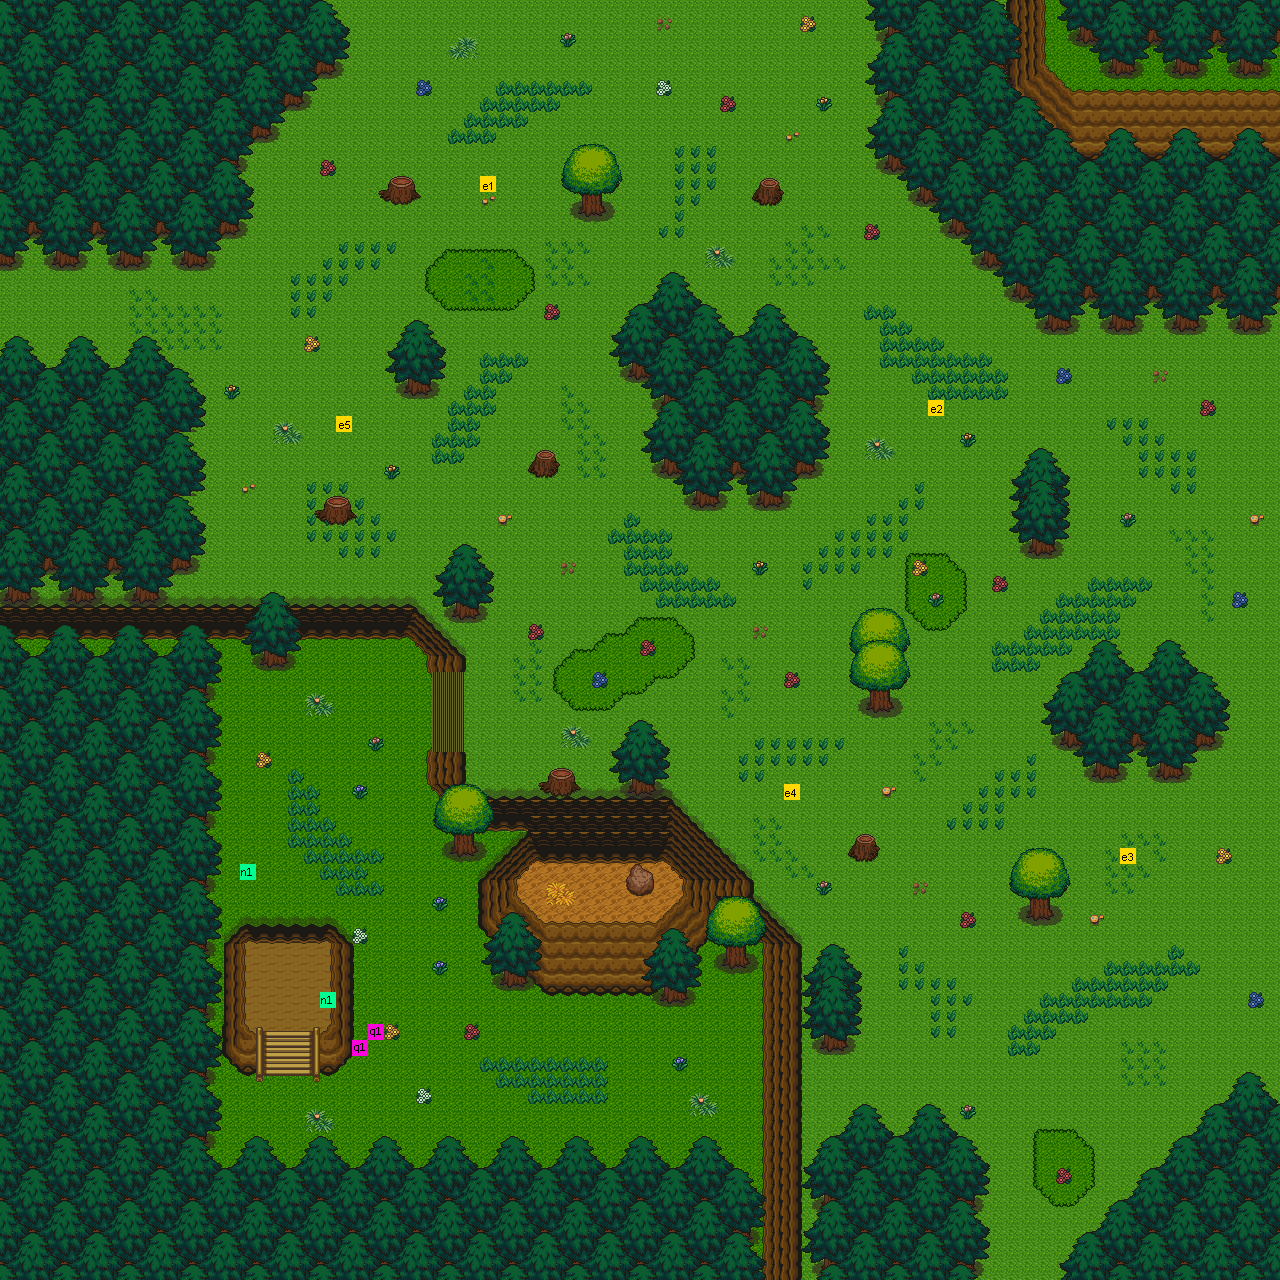

The image is a tile-based game level rendered from a .tmx file. Its description and source (layers, tilesets, objects; grid data summarised) follow:
An orthogonal 80x80 tile map with 16x16 px tiles, 7 tile layers (ground0, ground1, wall0, wall1, ...), 2 hidden layers not drawn, 9 tilesets.

<map version="1.0" orientation="orthogonal" renderorder="right-down" width="80" height="80" tilewidth="16" tileheight="16">
 <tileset firstgid="1" name="1" tilewidth="16" tileheight="16">
  <image source="../../tileset/v1.3/1.png" width="800" height="800" />
 </tileset>
 <tileset firstgid="2501" name="2" tilewidth="16" tileheight="16">
  <image source="../../tileset/v1.3/2.png" width="800" height="800" />
 </tileset>
 <tileset firstgid="5001" name="3" tilewidth="16" tileheight="16">
  <image source="../../tileset/v1.3/3.png" width="800" height="800" />
 </tileset>
 <tileset firstgid="7501" name="4" tilewidth="16" tileheight="16">
  <image source="../../tileset/v1.3/4.png" width="800" height="800" />
 </tileset>
 <tileset firstgid="10001" name="5" tilewidth="16" tileheight="16">
  <image source="../../tileset/v1.3/5.png" width="800" height="800" />
 </tileset>
 <tileset firstgid="12501" name="6" tilewidth="16" tileheight="16">
  <image source="../../tileset/v1.3/6.png" width="800" height="800" />
 </tileset>
 <tileset firstgid="15001" name="7" tilewidth="16" tileheight="16">
  <image source="../../tileset/v1.3/7.png" width="800" height="800" />
 </tileset>
 <tileset firstgid="17501" name="8" tilewidth="16" tileheight="16">
  <image source="../../tileset/v1.3/8.png" width="800" height="800" />
 </tileset>
 <tileset firstgid="20001" name="9" tilewidth="16" tileheight="16">
  <image source="../../tileset/v1.3/9.png" width="800" height="800" />
 </tileset>
 <layer name="ground0" width="80" height="80">
  <data>[6400 cells, 6385 non-empty, 5 distinct tile ids]</data>
 </layer>
 <layer name="ground1" width="80" height="80">
  <data>[6400 cells, 155 non-empty, 25 distinct tile ids]</data>
 </layer>
 <layer name="wall0" width="80" height="80">
  <data>[6400 cells, 498 non-empty, 99 distinct tile ids]</data>
 </layer>
 <layer name="wall1" width="80" height="80">
  <data>[6400 cells, 306 non-empty, 166 distinct tile ids]</data>
 </layer>
 <layer name="deco0" width="80" height="80">
  <data>[6400 cells, 831 non-empty, 87 distinct tile ids]</data>
 </layer>
 <layer name="deco1" width="80" height="80">
  <data>[6400 cells, 2384 non-empty, 61 distinct tile ids]</data>
 </layer>
 <layer name="ABOVE_OVERWRITE" width="80" height="80" visible="0" opacity="0.9">
  <data>[6400 cells, 0 non-empty, 0 distinct tile ids]</data>
 </layer>
 <layer name="COLLISION_OVERWRITE" width="80" height="80" visible="0">
  <data>[6400 cells, 0 non-empty, 0 distinct tile ids]</data>
 </layer>
 <layer name="SPOT" width="80" height="80">
  <data>[6400 cells, 9 non-empty, 7 distinct tile ids]</data>
 </layer>
</map>
